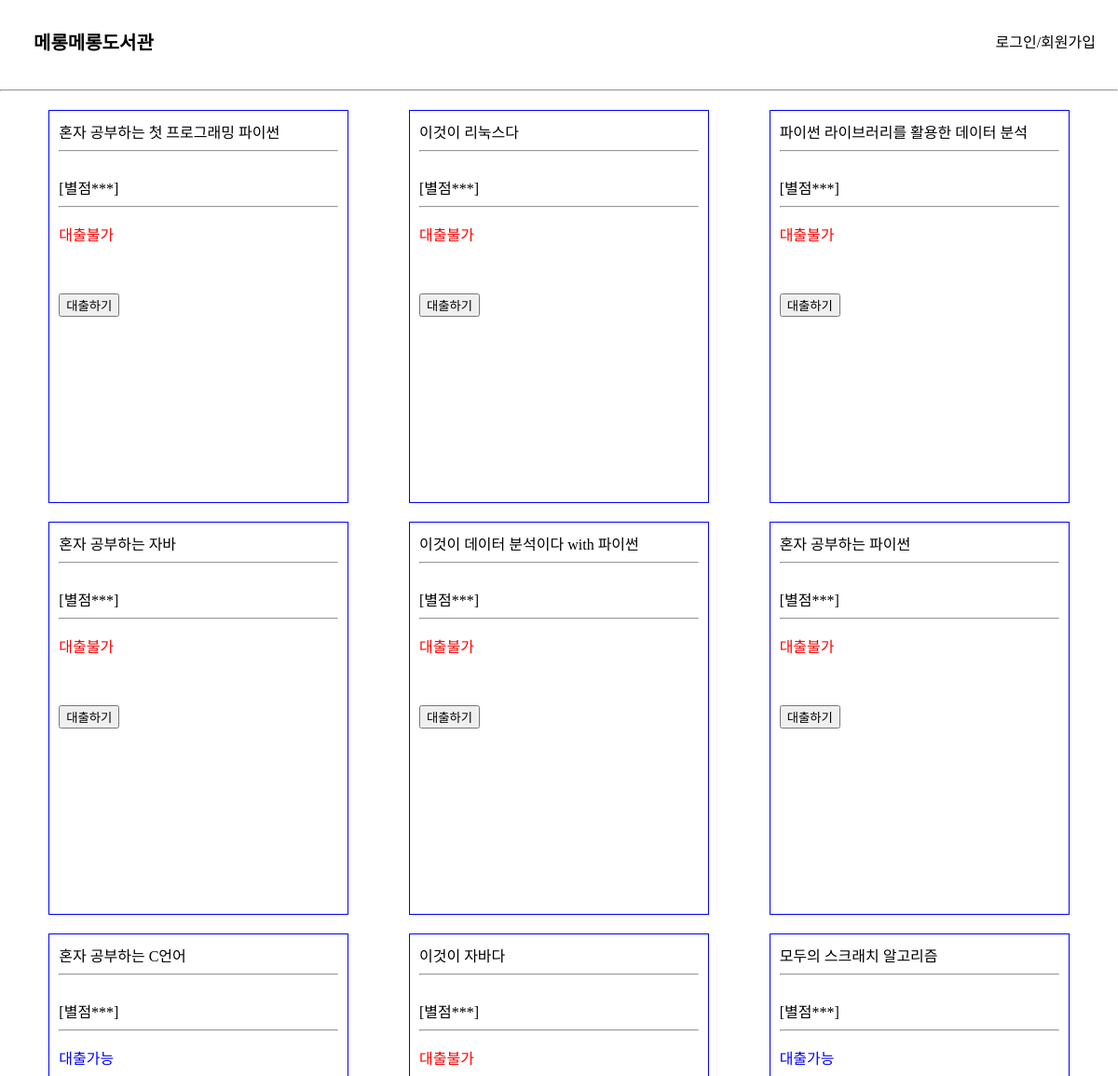
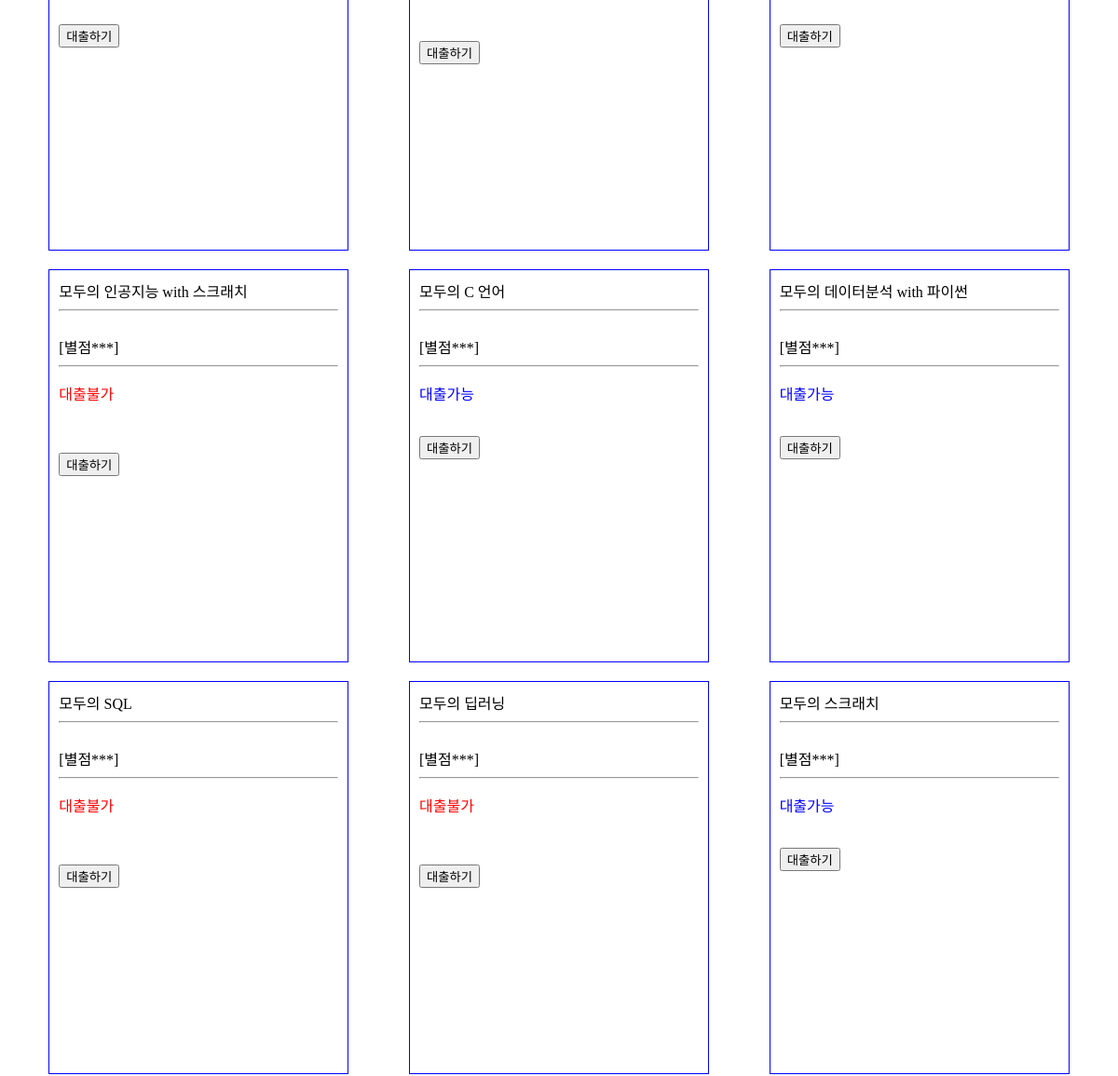
Before: / (upper part) with the older database file (2 pictures, top to bottom).
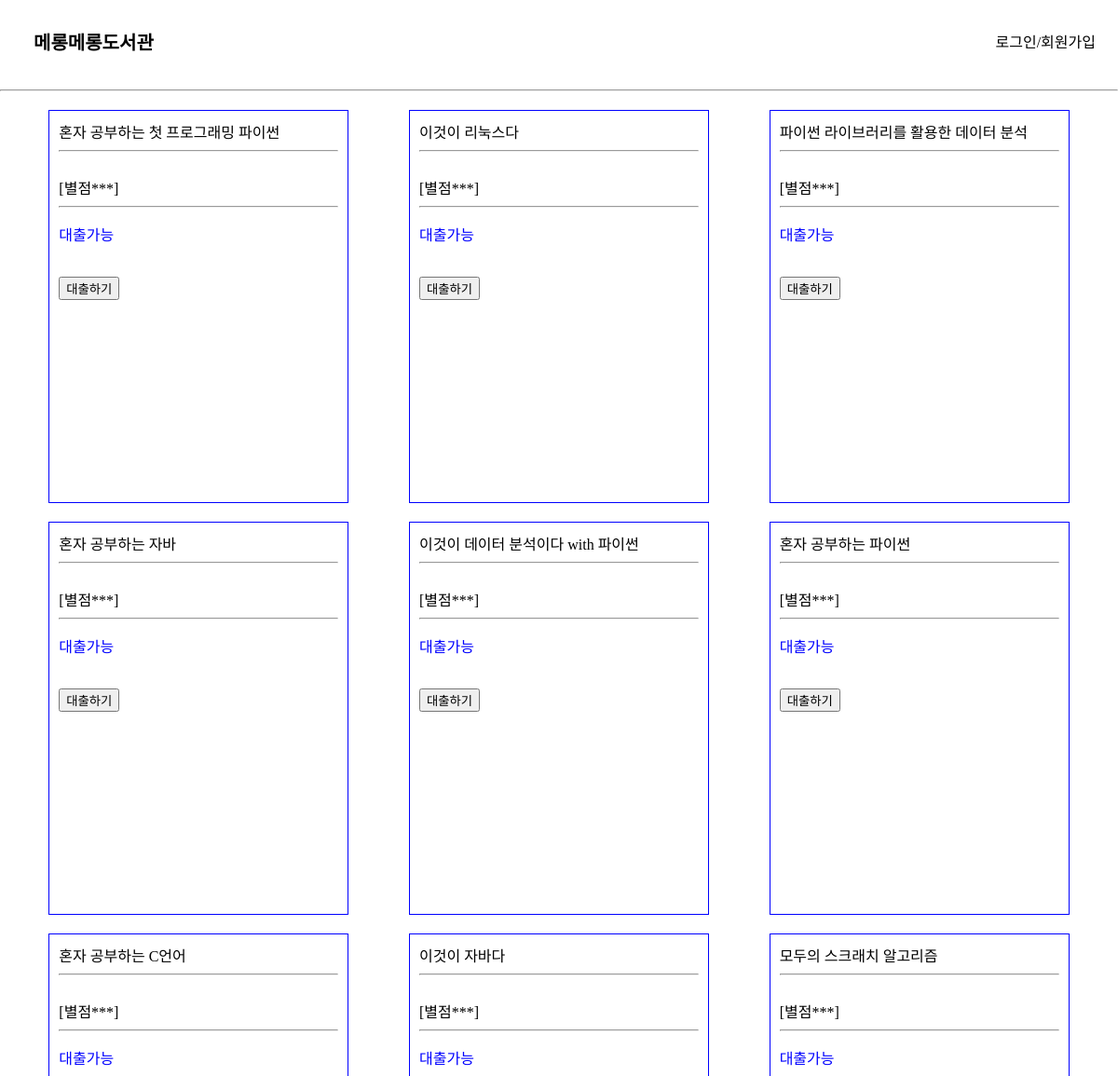
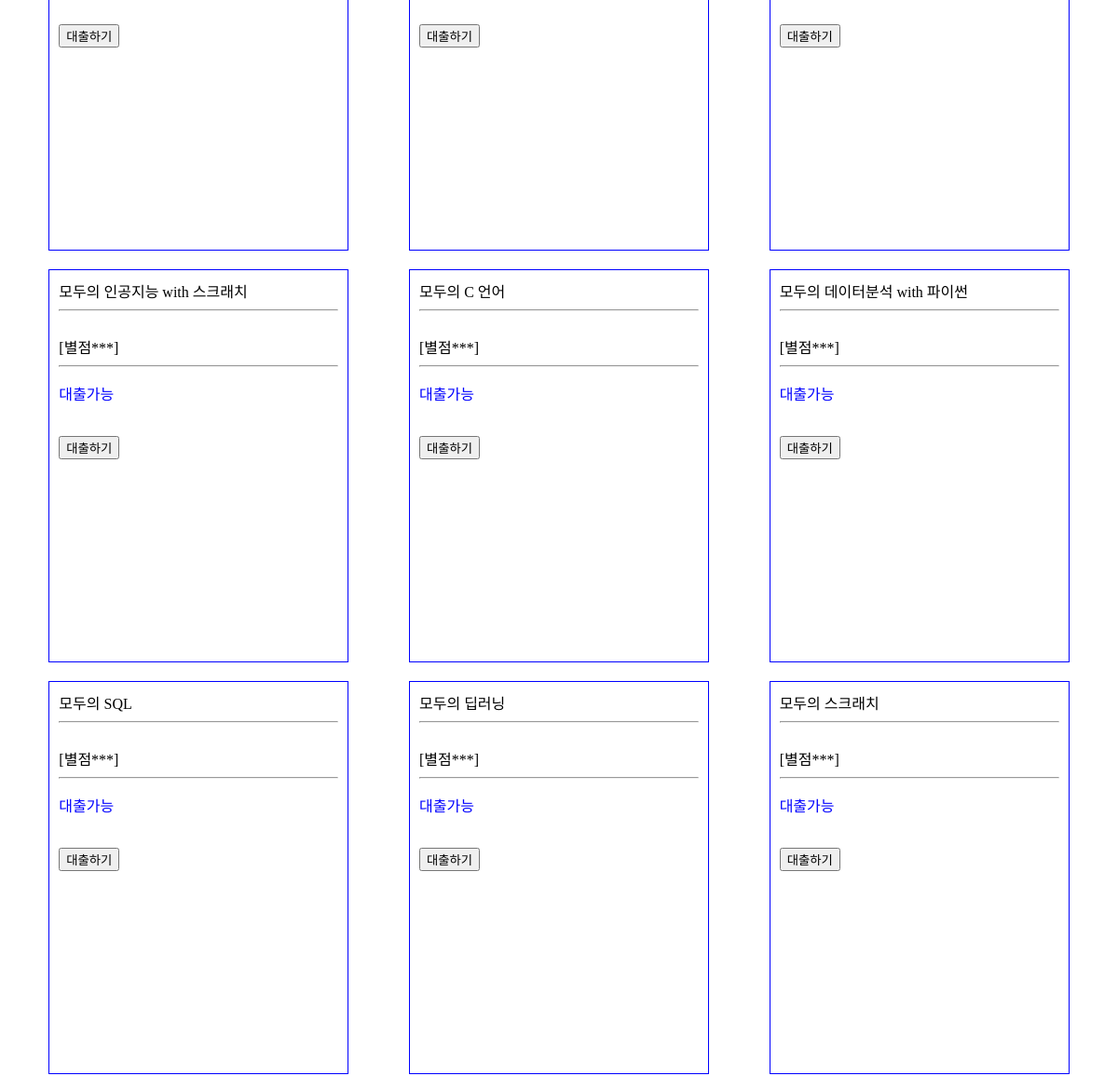
After: the same page with the newer database file (2 pictures, top to bottom).
### elicelibrary/models.py (models this page shows, shortened)
class Book(db.Model):
    __tablename__     = 'Book'
    id                = db.Column(db.Integer, primary_key=True, nullable=False, autoincrement=True, unique=True)
    title             = db.Column(db.String(45), nullable=False)
    author            = db.Column(db.String(45))
    publisher         = db.Column(db.String(45))
    publication_date  = db.Column(db.String(45))
    pages             = db.Column(db.Integer)
    isbn              = db.Column(db.String(45))
    registered_date   = db.Column(db.DateTime, default=datetime.utcnow)
    description       = db.Column(db.Text())    # 길이를 정할 수 없는 문자열은 Text를 쓰면 됨
    book_link         = db.Column(db.String(255))
    book_status       = db.Column(db.String(45))   # "1" :대출가능, "0" : 대출중 , "999" : 폐기    -> 선택형 변수에 적합한 데이터타입이 있을까?
    book_img          = db.Column(db.String(45))    # 책 표지만 바뀐 경우, 또는 책이 다르지만 같은 표지를 쓰는 경우가 있기 때문에 이미지 스토리지에서 같은 이미지의 반복을 막기 위해 별도의 책 이미지 식별 용 변수를 넣음
    at_user           = db.Column(db.String(45), default=None)

### elicelibrary/views/book_api.py (the view, shortened to what this page needs)
@book.route('/')
def main_page():
    book_list = Book.query.order_by(Book.registered_date.desc()).all()
    return render_template("main.html", book_list=book_list)

### elicelibrary/templates/main.html (shortened to what this page needs)
{% extends 'base.html' %}
{% block content %}
<div class="book-card-container">
    {% for b in book_list %}
        <div class="book-info-card">
            <a href="/book_info/{{ b.id }}">{{ b.title }}</a>
            <hr>
            <br>[별점***]
            <hr>
            {% if b.book_status == '1' %}
                <p style="color: blue;">대출가능</p>
            {% else %}
                <p style="color:red">대출불가</p>
            <br>
            {% endif %}
            <br>
            <form action="{{ url_for('book.checkout', book_id=b.id) }}" method="post">
                <input class='checkout-btn' type="submit" value="대출하기">
            </form>
        </div>
    {% endfor %}
</div>
{% endblock %}

### elicelibrary/templates/base.html (shortened to what this page needs)
<!DOCTYPE html>
<html lang="en">
<head>
    <link rel="stylesheet" href="{{ url_for('static', filename='style.css') }}" />
</head>
<body>
    <header>
        <nav class="navbar">
            <a class="header-main-name" href="/">메롱메롱도서관</a>
            <ul class="navbar-menu">
                {% block nav_link %}
                {% if session['login_id'] %}
                <li><a class="nav-link" href="">{{ session['login_id'] }}님 </a></li>
                <li><a class="nav-link" href="{{ url_for('book.user_dashboard')}}">대여기록/반납하기</a></li>
                <li><a class="nav-link" href="/logout">로그아웃</a></li>
                {% else %}
                <li><a class="nav-link" href="/login">로그인/회원가입</a></li>
                {% endif %}
                {% endblock %}
            </ul>
        </nav>
    </header>
    <hr>
    {% block content %}
    {% endblock %}
</body>
</html>

### elicelibrary/static/style.css (style rules this page uses)
:root { --text-color: black; --background-color: white; --accent-color: grey; }
body { margin: 0; }
a { text-decoration: none; color: var(--text-color); }
.navbar { display: flex; justify-content: space-between; align-items: center; background-color: var(--background-color); padding: 8px 12px; }
.header-main-name { font-family: "Source Sans Pro", sans-serif; font-weight: bold; font-size: 20px; padding-left: 24px; }
.navbar-menu { display: flex; list-style: none; padding-left: 0; }
.navbar-menu li { padding: 8px 12px; }
.book-card-container { margin: 10px 20px 10px 20px; display: flex; flex-wrap: wrap; justify-content: space-around; }
.book-info-card { margin: 10px 10px 10px 10px; padding: 10px 10px 10px 10px; width: 300px; height: 400px; border: 1px solid blue; }

Changed rows visible on the page:
changed Book "혼자 공부하는 첫 프로그래밍 파이썬": book_status "대출불가" → "대출가능"
changed Book "이것이 리눅스다": book_status "대출불가" → "대출가능"
changed Book "파이썬 라이브러리를 활용한 데이터 분석": book_status "대출불가" → "대출가능"
changed Book "혼자 공부하는 자바": book_status "대출불가" → "대출가능"
changed Book "이것이 데이터 분석이다 with 파이썬": book_status "대출불가" → "대출가능"
changed Book "혼자 공부하는 파이썬": book_status "대출불가" → "대출가능"
changed Book "이것이 자바다": book_status "대출불가" → "대출가능"
changed Book "모두의 인공지능 with 스크래치": book_status "대출불가" → "대출가능"
changed Book "모두의 SQL": book_status "대출불가" → "대출가능"
changed Book "모두의 딥러닝": book_status "대출불가" → "대출가능"
